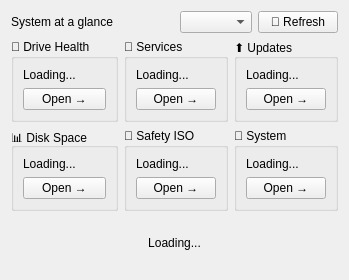
          <widget class="QWidget" name="welcomeSubTab">
           <attribute name="title">
            <string>🏠 Welcome</string>
           </attribute>
           <layout class="QVBoxLayout" name="verticalLayout_dashboard">
        <item>
         <layout class="QHBoxLayout" name="dashTopLayout">
          <item>
           <widget class="QLabel" name="dashTitleLabel">
            <property name="text">
             <string>System at a glance</string>
            </property>
           </widget>
          </item>
          <item>
           <spacer name="dashTopSpacer">
            <property name="orientation">
             <enum>Qt::Orientation::Horizontal</enum>
            </property>
            <property name="sizeHint" stdset="0">
             <size>
              <width>40</width>
              <height>20</height>
             </size>
            </property>
           </spacer>
          </item>
          <item>
           <widget class="QComboBox" name="dashLangCombo">
            <property name="toolTip">
             <string>Language / Idioma / Sprache</string>
            </property>
           </widget>
          </item>
          <item>
           <widget class="QPushButton" name="dashRefreshButton">
            <property name="text">
             <string>🔄 Refresh</string>
            </property>
           </widget>
          </item>
         </layout>
        </item>
        <item>
         <layout class="QGridLayout" name="dashGrid">
        <item row="0" column="0">
         <widget class="QGroupBox" name="dashDrivesGroup">
          <property name="title">
           <string>💾 Drive Health</string>
          </property>
          <layout class="QVBoxLayout" name="dashDrivesLayout">
           <item>
            <widget class="QLabel" name="dashDrivesLabel">
             <property name="text">
              <string>Loading...</string>
             </property>
             <property name="wordWrap">
              <bool>true</bool>
             </property>
             <property name="alignment">
              <set>Qt::AlignLeading|Qt::AlignLeft|Qt::AlignTop</set>
             </property>
            </widget>
           </item>
           <item>
            <widget class="QPushButton" name="dashDrivesButton">
             <property name="text">
              <string>Open →</string>
             </property>
            </widget>
           </item>
          </layout>
         </widget>
        </item>
        <item row="0" column="1">
         <widget class="QGroupBox" name="dashServicesGroup">
          <property name="title">
           <string>🧩 Services</string>
          </property>
          <layout class="QVBoxLayout" name="dashServicesLayout">
           <item>
            <widget class="QLabel" name="dashServicesLabel">
             <property name="text">
              <string>Loading...</string>
             </property>
             <property name="wordWrap">
              <bool>true</bool>
             </property>
             <property name="alignment">
              <set>Qt::AlignLeading|Qt::AlignLeft|Qt::AlignTop</set>
             </property>
            </widget>
           </item>
           <item>
            <widget class="QPushButton" name="dashServicesButton">
             <property name="text">
              <string>Open →</string>
             </property>
            </widget>
           </item>
          </layout>
         </widget>
        </item>
        <item row="0" column="2">
         <widget class="QGroupBox" name="dashUpdatesGroup">
          <property name="title">
           <string>⬆️ Updates</string>
          </property>
          <layout class="QVBoxLayout" name="dashUpdatesLayout">
           <item>
            <widget class="QLabel" name="dashUpdatesLabel">
             <property name="text">
              <string>Loading...</string>
             </property>
             <property name="wordWrap">
              <bool>true</bool>
             </property>
             <property name="alignment">
              <set>Qt::AlignLeading|Qt::AlignLeft|Qt::AlignTop</set>
             </property>
            </widget>
           </item>
           <item>
            <widget class="QPushButton" name="dashUpdatesButton">
             <property name="text">
              <string>Open →</string>
             </property>
            </widget>
           </item>
          </layout>
         </widget>
        </item>
        <item row="1" column="0">
         <widget class="QGroupBox" name="dashDiskGroup">
          <property name="title">
           <string>📊 Disk Space</string>
          </property>
          <layout class="QVBoxLayout" name="dashDiskLayout">
           <item>
            <widget class="QLabel" name="dashDiskLabel">
             <property name="text">
              <string>Loading...</string>
             </property>
             <property name="wordWrap">
              <bool>true</bool>
             </property>
             <property name="alignment">
              <set>Qt::AlignLeading|Qt::AlignLeft|Qt::AlignTop</set>
             </property>
            </widget>
           </item>
           <item>
            <widget class="QPushButton" name="dashDiskButton">
             <property name="text">
              <string>Open →</string>
             </property>
            </widget>
           </item>
          </layout>
         </widget>
        </item>
        <item row="1" column="1">
         <widget class="QGroupBox" name="dashIsoGroup">
          <property name="title">
           <string>📀 Safety ISO</string>
          </property>
          <layout class="QVBoxLayout" name="dashIsoLayout">
           <item>
            <widget class="QLabel" name="dashIsoLabel">
             <property name="text">
              <string>Loading...</string>
             </property>
             <property name="wordWrap">
              <bool>true</bool>
             </property>
             <property name="alignment">
              <set>Qt::AlignLeading|Qt::AlignLeft|Qt::AlignTop</set>
             </property>
            </widget>
           </item>
           <item>
            <widget class="QPushButton" name="dashIsoButton">
             <property name="text">
              <string>Open →</string>
             </property>
            </widget>
           </item>
          </layout>
         </widget>
        </item>
        <item row="1" column="2">
         <widget class="QGroupBox" name="dashSystemGroup">
          <property name="title">
           <string>🧠 System</string>
          </property>
          <layout class="QVBoxLayout" name="dashSystemLayout">
           <item>
            <widget class="QLabel" name="dashSystemLabel">
             <property name="text">
              <string>Loading...</string>
             </property>
             <property name="wordWrap">
              <bool>true</bool>
             </property>
             <property name="alignment">
              <set>Qt::AlignLeading|Qt::AlignLeft|Qt::AlignTop</set>
             </property>
            </widget>
           </item>
           <item>
            <widget class="QPushButton" name="dashSystemButton">
             <property name="text">
              <string>Open →</string>
             </property>
            </widget>
           </item>
          </layout>
         </widget>
        </item>
        </layout>
        </item>
        <item>
         <widget class="QLabel" name="dashPromoLabel">
          <property name="text">
           <string>Loading...</string>
          </property>
          <property name="openExternalLinks">
           <bool>true</bool>
          </property>
          <property name="alignment">
           <set>Qt::AlignCenter</set>
          </property>
          <property name="minimumSize">
           <size>
            <width>0</width>
            <height>52</height>
           </size>
          </property>
         </widget>
        </item>
       </layout>
          </widget>
